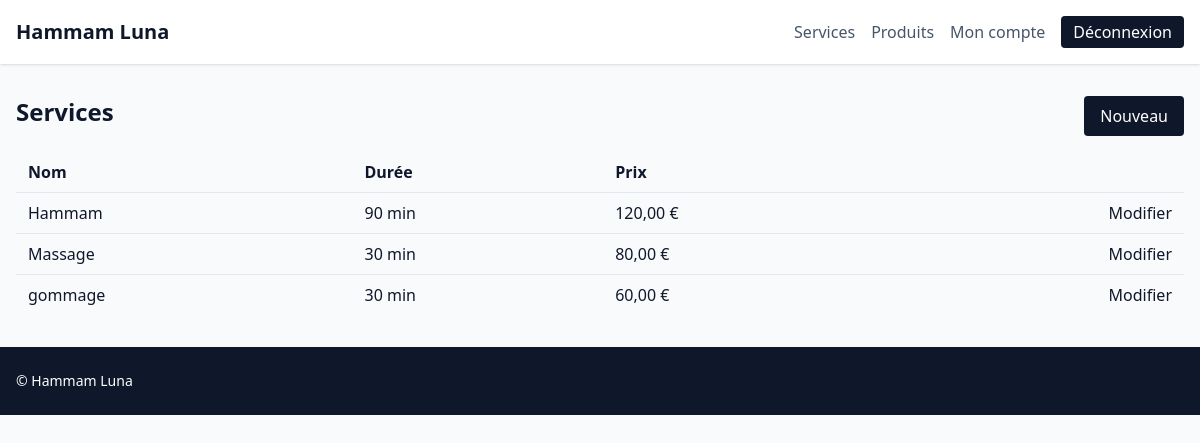
The app's page /backoffice/services/ (signed in) with its own data.
### apps/catalog/models.py (models this page shows, shortened)
class Service(TimeStampedModel):
    name = models.CharField(max_length=255)
    description = models.TextField(blank=True)
    duration_min = models.PositiveIntegerField()
    base_price = models.DecimalField(max_digits=8, decimal_places=2)
    is_active = models.BooleanField(default=True)
    provider = models.ForeignKey("people.Provider", null=True, blank=True, on_delete=models.SET_NULL, related_name="services")
    class Meta:
        ordering = ["name"]

### apps/catalog/back_views.py (the view)
# urls.py: path("", back_views.ServiceListView.as_view(), name="list"),
@method_decorator(login_required, name="dispatch")
@method_decorator(permission_required("catalog.view_service", raise_exception=True), name="dispatch")
class ServiceListView(ListView):
    model = Service
    template_name = "backoffice/services/list.html"
    context_object_name = "services"

### apps/core/context_processors.py (called while the page is built)
def settings_context(_request):
    return {
        "TWO_FACTOR_ENABLED": settings.TWO_FACTOR_ENABLED,
        "SITE_NAME": "Hammam Luna",
    }

### templates/backoffice/services/list.html
{% extends "base.html" %}
{% block content %}
<div class="flex justify-between mb-4">
    <h1 class="text-2xl font-semibold">Services</h1>
    <a href="{% url 'back:catalog:create' %}" class="bg-slate-900 text-white px-4 py-2 rounded">Nouveau</a>
</div>
<table class="min-w-full divide-y divide-slate-200">
    <thead>
        <tr>
            <th class="px-3 py-2 text-left">Nom</th>
            <th class="px-3 py-2 text-left">Durée</th>
            <th class="px-3 py-2 text-left">Prix</th>
            <th></th>
        </tr>
    </thead>
    <tbody class="divide-y divide-slate-200">
        {% for service in services %}
            <tr>
                <td class="px-3 py-2">{{ service.name }}</td>
                <td class="px-3 py-2">{{ service.duration_min }} min</td>
                <td class="px-3 py-2">{{ service.base_price }} €</td>
                <td class="px-3 py-2 text-right"><a href="{% url 'back:catalog:update' service.pk %}" class="text-slate-900">Modifier</a></td>
            </tr>
        {% empty %}
            <tr><td colspan="4" class="px-3 py-4">Aucun service.</td></tr>
        {% endfor %}
    </tbody>
</table>
{% endblock %}

### records on screen
Service: name "Hammam", duration_min "90", base_price "120,00"
Service: name "Massage", duration_min "30", base_price "80,00"
Service: name "gommage", duration_min "30", base_price "60,00"
